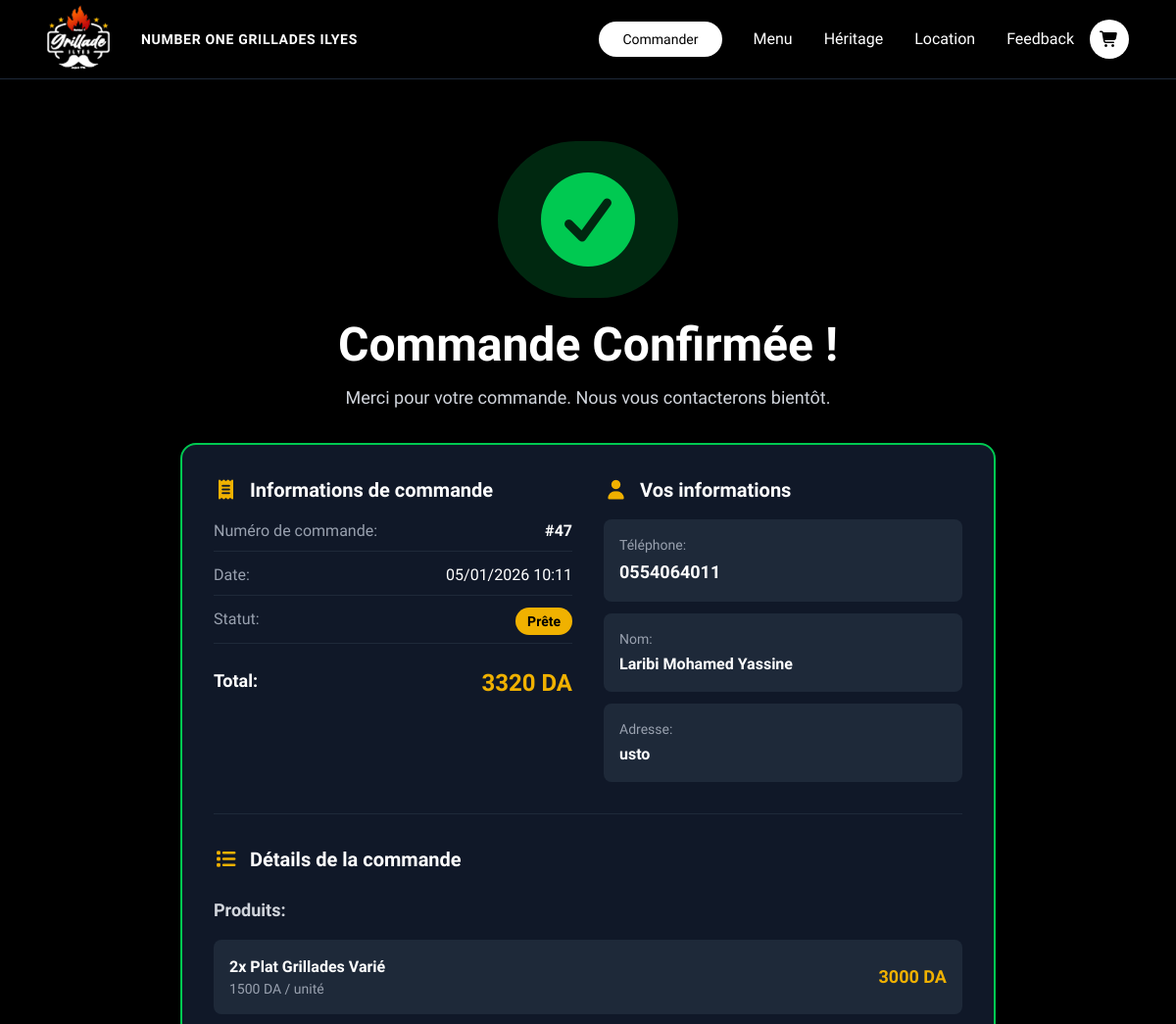
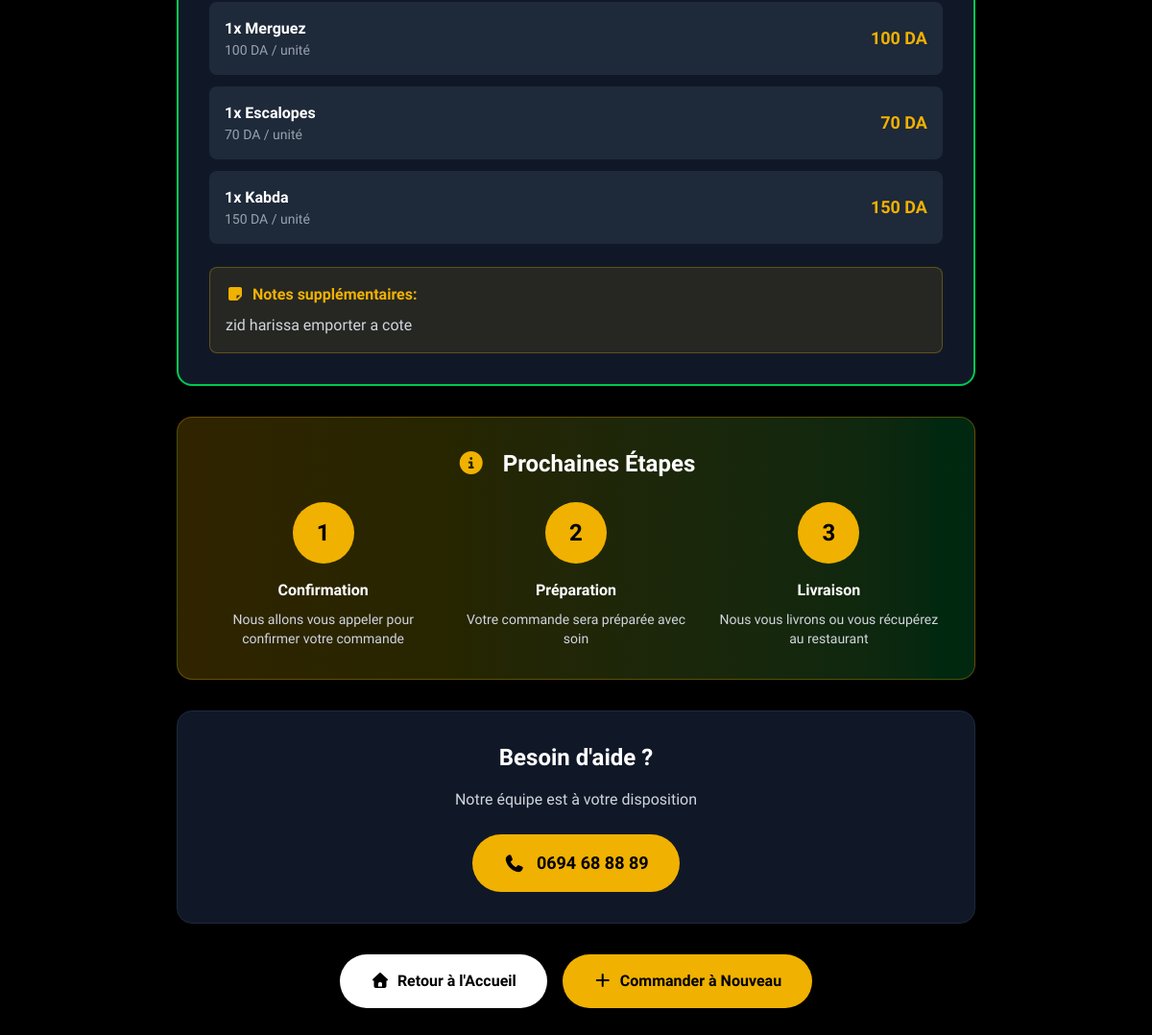
Page /restaurant/confirmation/47/ on the committed database (2 pictures, top to bottom).
### restaurant/models.py (models this page shows, shortened)
class Order(models.Model):
    STATUS_CHOICES = [
        ('pending', 'En attente'),
        ('confirmed', 'Confirmée'),
        ('preparing', 'En préparation'),
        ('ready', 'Prête'),
        ('delivered', 'Livrée'),
        ('cancelled', 'Annulée'),
    ]
    customer_phone = models.CharField(max_length=20)
    customer_name = models.CharField(max_length=100, blank=True)
    customer_address = models.TextField(blank=True, null=True)
    total_price = models.DecimalField(max_digits=10, decimal_places=2)
    additional_notes = models.TextField(blank=True, null=True)
    status = models.CharField(max_length=20, choices=STATUS_CHOICES, default='pending')
    created_at = models.DateTimeField(auto_now_add=True)
    updated_at = models.DateTimeField(auto_now=True)
    class Meta:
        ordering = ['-created_at']

class OrderItem(models.Model):
    order = models.ForeignKey(Order, on_delete=models.CASCADE, related_name='items')
    product = models.ForeignKey(Product, on_delete=models.CASCADE)
    quantity = models.IntegerField(validators=[MinValueValidator(1)])
    unit_price = models.DecimalField(max_digits=10, decimal_places=2)
    total_price = models.DecimalField(max_digits=10, decimal_places=2)
    notes = models.TextField(blank=True, null=True)

class Product(models.Model):
    name = models.CharField(max_length=100)
    category = models.ForeignKey(Category, on_delete=models.CASCADE)
    description = models.TextField()
    is_available = models.BooleanField(default=True)
    image = models.ImageField(upload_to='products/')
    price = models.DecimalField(max_digits=10, decimal_places=2)
    is_featured = models.BooleanField(default=False)

### restaurant/views.py (the view)
# urls.py: path('confirmation/<int:order_id>/', views.order_confirmation, name='order_confirmation'),
def order_confirmation(request, order_id):
    order = get_object_or_404(Order, id=order_id)
    context = {
        'order': order
    }
    return render(request, 'restaurant/order_confirmation.html', context)

### restaurant/templates/restaurant/order_confirmation.html (shortened to what this page needs)
{% extends 'base.html' %}
{% load static %}
{% block content %}
<section class="bg-black min-h-screen py-16">
    <div class="max-w-4xl mx-auto px-4 sm:px-6 lg:px-8">
        <div class="text-center mb-8">
            <div class="inline-block bg-green-500/20 rounded-full p-8 mb-6 animate-pulse">
                <i class="fas fa-check-circle text-green-500 text-8xl"></i>
            </div>
            <h1 class="text-4xl md:text-5xl font-bold text-white mb-4">
                Commande Confirmée !
            </h1>
            <p class="text-gray-300 text-lg">
                Merci pour votre commande. Nous vous contacterons bientôt.
            </p>
        </div>
        <div class="bg-gray-900 rounded-2xl p-8 border-2 border-green-500 mb-8">
            <div class="grid grid-cols-1 md:grid-cols-2 gap-8 mb-8">
                <div>
                    <h2 class="text-xl font-bold text-white mb-4 flex items-center">
                        <i class="fas fa-receipt text-yellow-500 mr-3"></i>
                        Informations de commande
                    </h2>
                    <div class="space-y-3">
                        <div class="flex justify-between border-b border-gray-800 pb-2">
                            <span class="text-gray-400">Numéro de commande:</span>
                            <span class="text-white font-bold">#{{ order.id }}</span>
                        </div>
                        <div class="flex justify-between border-b border-gray-800 pb-2">
                            <span class="text-gray-400">Date:</span>
                            <span class="text-white">{{ order.created_at|date:"d/m/Y H:i" }}</span>
                        </div>
                        <div class="flex justify-between border-b border-gray-800 pb-2">
                            <span class="text-gray-400">Statut:</span>
                            <span class="bg-yellow-500 text-black px-3 py-1 rounded-full text-sm font-bold">
                                {{ order.get_status_display }}
                            </span>
                        </div>
                        <div class="flex justify-between pt-3">
                            <span class="text-white font-bold text-lg">Total:</span>
                            <span class="text-yellow-500 font-bold text-2xl">{{ order.total_price|floatformat:0 }} DA</span>
                        </div>
                    </div>
                </div>
                <div>
                    <h2 class="text-xl font-bold text-white mb-4 flex items-center">
                        <i class="fas fa-user text-yellow-500 mr-3"></i>
                        Vos informations
                    </h2>
                    <div class="space-y-3">
                        <div class="bg-gray-800 rounded-lg p-4">
                            <p class="text-gray-400 text-sm mb-1">Téléphone:</p>
                            <p class="text-white font-semibold text-lg">{{ order.customer_phone }}</p>
                        </div>
                        {% if order.customer_name %}
                        <div class="bg-gray-800 rounded-lg p-4">
                            <p class="text-gray-400 text-sm mb-1">Nom:</p>
                            <p class="text-white font-semibold">{{ order.customer_name }}</p>
                        </div>
                        {% endif %}
                        {% if order.customer_address %}
                        <div class="bg-gray-800 rounded-lg p-4">
                            <p class="text-gray-400 text-sm mb-1">Adresse:</p>
                            <p class="text-white font-semibold">{{ order.customer_address }}</p>
                        </div>
                        {% endif %}
                    </div>
                </div>
            </div>
            <div class="border-t border-gray-800 pt-8">
                <h2 class="text-xl font-bold text-white mb-6 flex items-center">
                    <i class="fas fa-list text-yellow-500 mr-3"></i>
                    Détails de la commande
                </h2>
                {% if order.items.all %}
                <div class="mb-6">
                    <h3 class="text-lg font-semibold text-gray-300 mb-4">Produits:</h3>
                    <div class="space-y-3">
                        {% for item in order.items.all %}
                        <div class="bg-gray-800 rounded-lg p-4 flex justify-between items-center">
                            <div>
                                <p class="text-white font-semibold">{{ item.quantity }}x {{ item.product.name }}</p>
                                <p class="text-gray-400 text-sm">{{ item.unit_price|floatformat:0 }} DA / unité</p>
                            </div>
                            <span class="text-yellow-500 font-bold text-lg">{{ item.total_price|floatformat:0 }} DA</span>
                        </div>
                        {% endfor %}
                    </div>
                </div>
                {% endif %}
                {% if order.additional_notes %}
                <div class="mt-6 bg-yellow-500/10 border border-yellow-500/30 rounded-lg p-4">
                    <p class="text-yellow-500 font-semibold mb-2">
                        <i class="fas fa-sticky-note mr-2"></i>Notes supplémentaires:
                    </p>
                    <p class="text-gray-300">{{ order.additional_notes }}</p>
                </div>
                {% endif %}
            </div>
        </div>
        <div class="bg-gradient-to-r from-yellow-500/20 to-green-500/20 rounded-2xl p-8 border border-yellow-500/30 mb-8">
            <h2 class="text-2xl font-bold text-white mb-6 text-center">
                <i class="fas fa-info-circle text-yellow-500 mr-3"></i>
                Prochaines Étapes
            </h2>
            <div class="grid grid-cols-1 md:grid-cols-3 gap-6">
                <div class="text-center">
                    <div class="bg-yellow-500 text-black w-16 h-16 rounded-full flex items-center justify-center mx-auto mb-4 text-2xl font-bold">1</div>
                    <h3 class="text-white font-bold mb-2">Confirmation</h3>
                    <p class="text-gray-300 text-sm">Nous allons vous appeler pour confirmer votre commande</p>
                </div>
                <div class="text-center">
                    <div class="bg-yellow-500 text-black w-16 h-16 rounded-full flex items-center justify-center mx-auto mb-4 text-2xl font-bold">2</div>
                    <h3 class="text-white font-bold mb-2">Préparation</h3>
                    <p class="text-gray-300 text-sm">Votre commande sera préparée avec soin</p>
                </div>
                <div class="text-center">
                    <div class="bg-yellow-500 text-black w-16 h-16 rounded-full flex items-center justify-center mx-auto mb-4 text-2xl font-bold">3</div>
                    <h3 class="text-white font-bold mb-2">Livraison</h3>
                    <p class="text-gray-300 text-sm">Nous vous livrons ou vous récupérez au restaurant</p>
                </div>
            </div>
        </div>
        <div class="bg-gray-900 rounded-2xl p-8 border border-gray-800 text-center mb-8">
            <h2 class="text-2xl font-bold text-white mb-4">Besoin d'aide ?</h2>
            <p class="text-gray-300 mb-6">Notre équipe est à votre disposition</p>
            <a href="tel:+213694688889" class="inline-flex items-center gap-3 bg-yellow-500 text-black px-8 py-4 rounded-full font-bold hover:bg-yellow-400 transition text-lg">
                <i class="fas fa-phone"></i>
                0694 68 88 89
            </a>
        </div>
        <div class="flex flex-col sm:flex-row gap-4 justify-center">
            <a href="{% url 'core:home' %}" class="bg-white text-black px-8 py-4 rounded-full font-bold hover:bg-gray-200 transition text-center">
                <i class="fas fa-home mr-2"></i>Retour à l'Accueil
            </a>
            <a href="{% url 'restaurant:order' %}" class="bg-yellow-500 text-black px-8 py-4 rounded-full font-bold hover:bg-yellow-400 transition text-center">
                <i class="fas fa-plus mr-2"></i>Commander à Nouveau
            </a>
        </div>
    </div>
</section>
{% endblock %}

### core/templates/base.html (style rules this page uses)
.font-marcellus { font-family: 'Marcellus', serif; }

### restaurant/templates/restaurant/order_confirmation.html (style rules this page uses)
.animate-pulse { animation: pulse 2s ease-in-out infinite; }

### rows in the picture
Order: id "47", created_at "05/01/2026 10:11", status "Prête", total_price "3320", customer_phone "0554064011", customer_name "Laribi Mohamed Yassine", customer_address "usto", additional_notes "zid harissa emporter a cote"
OrderItem: quantity "2", product.name "Plat Grillades Varié", unit_price "1500", total_price "3000"
OrderItem: quantity "1", product.name "Merguez", unit_price "100", total_price "100"
OrderItem: quantity "1", product.name "Escalopes", unit_price "70", total_price "70"
OrderItem: quantity "1", product.name "Kabda", unit_price "150", total_price "150"
